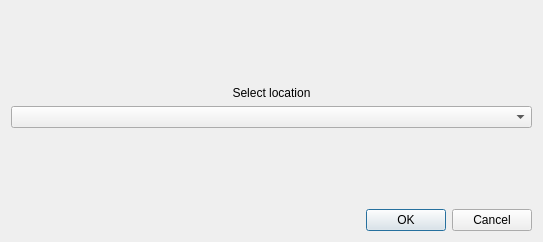
<?xml version="1.0" encoding="UTF-8"?>
<ui version="4.0">
 <class>Form</class>
 <widget class="QWidget" name="Form">
  <property name="geometry">
   <rect>
    <x>0</x>
    <y>0</y>
    <width>543</width>
    <height>242</height>
   </rect>
  </property>
  <property name="windowTitle">
   <string>Form</string>
  </property>
  <layout class="QVBoxLayout" name="verticalLayout">
   <item>
    <layout class="QVBoxLayout" name="verticalLayout_2">
     <item>
      <spacer name="verticalSpacer_4">
       <property name="orientation">
        <enum>Qt::Vertical</enum>
       </property>
       <property name="sizeHint" stdset="0">
        <size>
         <width>20</width>
         <height>40</height>
        </size>
       </property>
      </spacer>
     </item>
     <item>
      <widget class="QLabel" name="select_location_label">
       <property name="text">
        <string>Select location</string>
       </property>
       <property name="alignment">
        <set>Qt::AlignCenter</set>
       </property>
       <property name="margin">
        <number>15</number>
       </property>
      </widget>
     </item>
     <item>
      <widget class="QComboBox" name="select_location_dropdown"/>
     </item>
     <item>
      <spacer name="verticalSpacer_2">
       <property name="orientation">
        <enum>Qt::Vertical</enum>
       </property>
       <property name="sizeHint" stdset="0">
        <size>
         <width>20</width>
         <height>40</height>
        </size>
       </property>
      </spacer>
     </item>
    </layout>
   </item>
   <item>
    <layout class="QHBoxLayout" name="horizontalLayout">
     <item>
      <spacer name="horizontalSpacer">
       <property name="orientation">
        <enum>Qt::Horizontal</enum>
       </property>
       <property name="sizeHint" stdset="0">
        <size>
         <width>40</width>
         <height>20</height>
        </size>
       </property>
      </spacer>
     </item>
     <item>
      <widget class="QDialogButtonBox" name="buttonBox">
       <property name="standardButtons">
        <set>QDialogButtonBox::Cancel|QDialogButtonBox::Ok</set>
       </property>
      </widget>
     </item>
    </layout>
   </item>
  </layout>
 </widget>
 <resources/>
 <connections/>
</ui>
